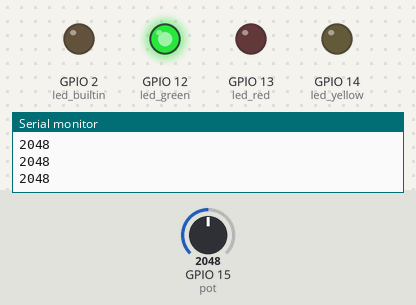
The sketch below on a simulated ESP32. Parts: output pins drawn as LEDs (lit = HIGH), the last lines printed to the serial monitor. The test bench sets the inputs (shaded band); at power-on: GPIO 15 (pot) = 2048.

Above: at 1.2 s.
1.3 s: GPIO 15 (pot) set to 2015
At 2.4 s:
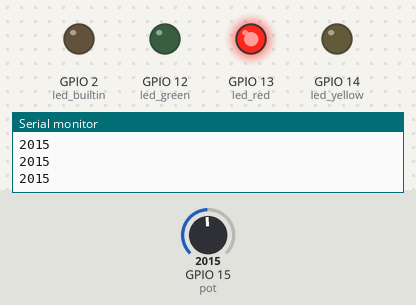
2.8 s: GPIO 15 (pot) set to 1097
4.3 s: GPIO 15 (pot) set to 964
At 4.6 s:
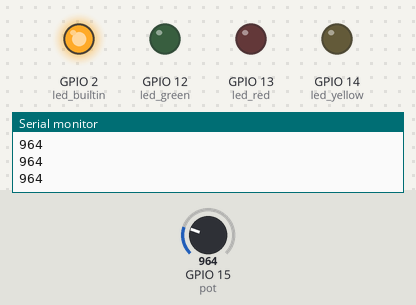
5.8 s: GPIO 15 (pot) set to 3112
At 6.9 s:
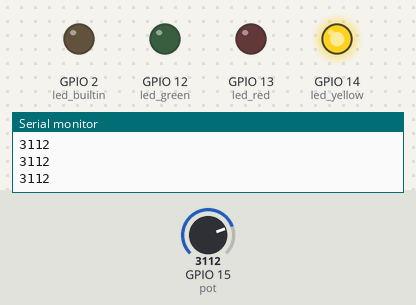
7.3 s: GPIO 15 (pot) set to 3039
At 7.6 s:
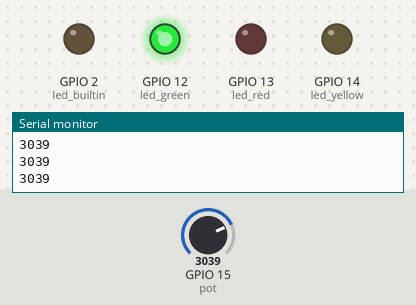
8.8 s: GPIO 15 (pot) set to 3603
At 9.9 s:
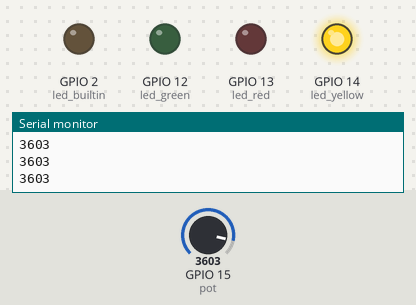
Timing chart, 0 to 11.3 s (numbered marks = the images above; inputs shaded):
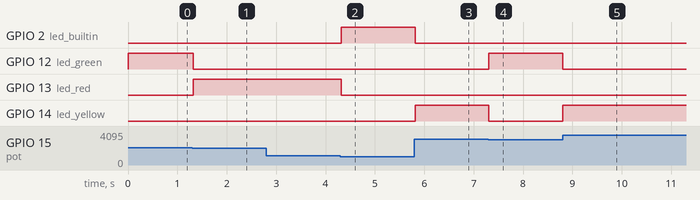

The sketch:

esp32_pwm_led_PB.ino
```cpp
#define led_builtin 2
#define led_red 13
#define led_green 12
#define led_yellow 14
#define pb 5
#define pot 15
const int freq = 5000;
const int ledChannel = 0;
const int resolution = 8;
int potValue;
void setup() {
  pinMode(led_builtin, OUTPUT);
  pinMode(led_red, OUTPUT);
  pinMode(led_green, OUTPUT);
  pinMode(led_yellow, OUTPUT);
  pinMode(pb, INPUT_PULLUP);
  //ledcSetup(ledChannel, freq, resolution);
  //ledcAttachPin(led_builtin, ledChannel);
  Serial.begin(9600);
  digitalWrite(led_builtin, LOW);
  digitalWrite(led_red, LOW);
  digitalWrite(led_green, LOW);
  digitalWrite(led_yellow, LOW);
}

void loop() {
  potValue = analogRead(pot);
  //potValue = map(analogRead(pot), 0, 4095, 0, 255);
  Serial.println(potValue);
  //ledcWrite(ledChannel, potValue);


  if (analogRead(pot) >= 0 && analogRead(pot) < 1024) {
   // Serial.println("1");
    digitalWrite(led_builtin, HIGH);
    digitalWrite(led_red, LOW);
    digitalWrite(led_green, LOW);
    digitalWrite(led_yellow, LOW);
  } else if (analogRead(pot) >= 1024 && analogRead(pot) < 2048) {
    //Serial.println("2");
    digitalWrite(led_builtin, LOW);
    digitalWrite(led_red, HIGH);
    digitalWrite(led_green, LOW);
    digitalWrite(led_yellow, LOW);
  } else if (analogRead(pot) >= 2048 && analogRead(pot) < 3072) {
    //Serial.println("3");
    digitalWrite(led_builtin, LOW);
    digitalWrite(led_red, LOW);
    digitalWrite(led_green, HIGH);
    digitalWrite(led_yellow, LOW);
  } else if (analogRead(pot) >= 3072 && analogRead(pot) < 4096) {
    //Serial.println("4");
    digitalWrite(led_builtin, LOW);
    digitalWrite(led_red, LOW);
    digitalWrite(led_green, LOW);
    digitalWrite(led_yellow, HIGH);
  }
  delay(25);
}
```

Measured:
- the behaviour switches between 2048 and 2047 on GPIO 15 (pot) (found by bisection; images 0 and 1)
- the behaviour switches between 1024 and 1023 on GPIO 15 (pot) (found by bisection; images 1 and 2)
- the behaviour switches between 3072 and 3071 on GPIO 15 (pot) (found by bisection; images 3 and 4)
- after the input at 1.3 s, GPIO 12 (led_green): HIGH → LOW at once; GPIO 13 (led_red): LOW → HIGH at once
- after the input at 4.3 s, GPIO 2 (led_builtin): LOW → HIGH at once; GPIO 13 (led_red): HIGH → LOW at once
- after the input at 5.8 s, GPIO 2 (led_builtin): HIGH → LOW at once; GPIO 14 (led_yellow): LOW → HIGH at once
- after the input at 7.3 s, GPIO 12 (led_green): LOW → HIGH at once; GPIO 14 (led_yellow): HIGH → LOW at once
- after the input at 8.8 s, GPIO 12 (led_green): HIGH → LOW at once; GPIO 14 (led_yellow): LOW → HIGH at once
